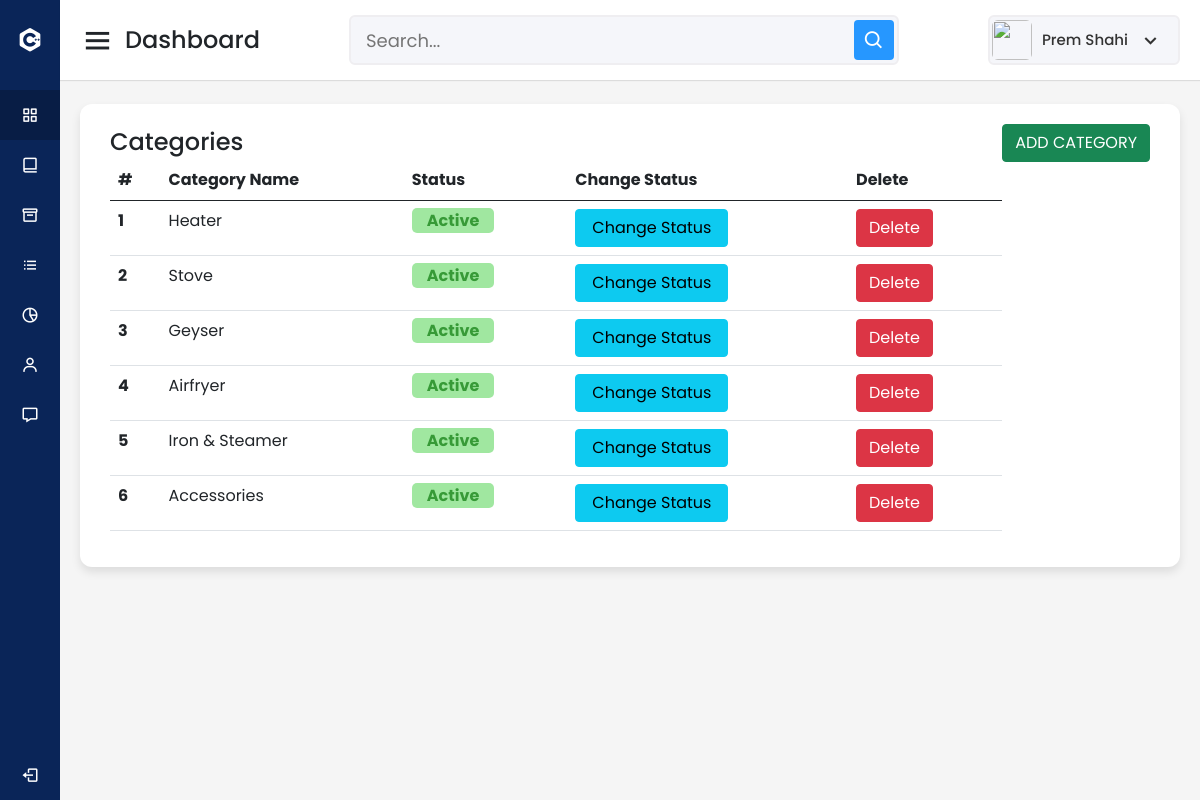
Screenshot of /admin/categories.php (signed in) with the database file from the repository.
### tables this page shows
CREATE TABLE `categories` (
  `id` int(11) NOT NULL,
  `categories` varchar(255) NOT NULL,
  `status` tinyint(4) NOT NULL DEFAULT 1
);

### admin/categories.php (the view, shortened to what this page needs)
<?php
  require_once '../connection/connection.php';
  $result = mysqli_query($conn, "SELECT * FROM `categories`");
?>
<!DOCTYPE html>
<html lang="en" dir="ltr">
  <head>
    <link rel="stylesheet" href="style.css">
    <link href='https://unpkg.com/boxicons@2.0.7/css/boxicons.min.css' rel='stylesheet'>
      <link href="https://cdn.jsdelivr.net/npm/bootstrap@5.0.2/dist/css/bootstrap.min.css" rel="stylesheet"
>
   </head>
<body>
  <?php include 'common/sidebar.php' ?>
  <section class="home-section">
    <nav>
      <div class="sidebar-button">
        <i class='bx bx-menu sidebarBtn'></i>
        <span class="dashboard">Dashboard</span>
      </div>
      <div class="search-box">
        <input type="text" placeholder="Search...">
        <i class='bx bx-search' ></i>
      </div>
      <div class="profile-details">
        <img src="images/profile.jpg" alt="">
        <span class="admin_name">Prem Shahi</span>
        <i class='bx bx-chevron-down' ></i>
      </div>
    </nav>
    <div class="home-content width-100" style="width: 100% ;">
      <div class="sales-boxes width-100 " style="width: 100% ;">
        <div class="recent-sales box width-100" style="width: 100% ;">
          <div class="title">Categories <a href="add-category.php"><button class="btn btn-success float-end">ADD CATEGORY</button></a></div>
          <div class="sales-details">
            <div class="table-responsive" style="width: 100%;">
              <table class="table" style="width: 100%;">
                <thead>
                  <tr>
                    <th scope="col">#</th>
                    <th scope="col">Category Name</th>
                    <th scope="col">Status</th>
                    <th scope="col">Change Status</th>
                    <th scope="col">Delete</th>
                  </tr>
                </thead>
                <tbody>
                  <?php
                    if($result){
                      if(mysqli_num_rows($result) > 0){
                        $count = 1;
                        while ($row = mysqli_fetch_assoc($result)) {
                          ?>
                          <tr>
                            <th scope="row"><?php echo $count ?></th>
                            <td><?php echo $row['categories'] ?></td>
                            <td><?php if($row['status'] == 1){echo "<b style='color: #379a37; background: #a0e7a0; padding: 1px 15px; border-radius: 5px;'>Active</b>";} else { echo "<b style='color: #f52a2a; background: #ec8465aa; padding: 1px 5px; border-radius: 5px;'>Unactive</b>";} ?></td>
                            <td><a href="categories.php?status=<?php echo $row['status'] ?>&id=<?php echo $row['id'] ?>"><button class="btn btn-info px-3">Change Status</button></a></td>
                            <td><a href="categories.php?del=true&id=<?php echo $row['id'] ?>"><button class="btn btn-danger">Delete</button></a></td>
                          </tr>
                          <?php
                          $count++;
                        }
                      }
                    }
                  ?>
                </tbody>
              </table>
            </div>
          </div>
        </div>
      </div>
    </div>
  </section>
</body>
</html>

### admin/style.css (style rules this page uses)
* { margin: 0; padding: 0; box-sizing: border-box; font-family: 'Poppins', sans-serif; }
.home-section { position: relative; background: #f5f5f5; min-height: 100vh; width: calc(100% - 240px); left: 240px; transition: all 0.5s ease; }
.home-section nav { display: flex; justify-content: space-between; height: 80px; background: #fff; display: flex; align-items: center; position: fixed; width: calc(100% - 240px); left: 240px; z-index: 100; padding: 0 20px; box-shadow: 0 1px 1px rgba(0, 0, 0, 0.1); transition: all 0.5s ease; }
.home-section nav .sidebar-button { display: flex; align-items: center; font-size: 24px; font-weight: 500; }
nav .sidebar-button i { font-size: 35px; margin-right: 10px; }
.home-section nav .search-box { position: relative; height: 50px; max-width: 550px; width: 100%; margin: 0 20px; }
nav .search-box input { height: 100%; width: 100%; outline: none; background: #F5F6FA; border: 2px solid #EFEEF1; border-radius: 6px; font-size: 18px; padding: 0 15px; }
nav .search-box .bx-search { position: absolute; height: 40px; width: 40px; background: #2697FF; right: 5px; top: 50%; transform: translateY(-50%); border-radius: 4px; line-height: 40px; text-align: center; color: #fff; font-size: 22px; transition: all 0.4 ease; }
.home-section nav .profile-details { display: flex; align-items: center; background: #F5F6FA; border: 2px solid #EFEEF1; border-radius: 6px; height: 50px; min-width: 190px; padding: 0 15px 0 2px; }
nav .profile-details img { height: 40px; width: 40px; border-radius: 6px; object-fit: cover; }
nav .profile-details .admin_name { font-size: 15px; font-weight: 500; color: #333; margin: 0 10px; white-space: nowrap; }
nav .profile-details i { font-size: 25px; color: #333; }
.home-section .home-content { position: relative; padding-top: 104px; }
.home-content .sales-boxes { display: flex; justify-content: space-between; }
.home-content .sales-boxes .recent-sales { background: #fff; padding: 20px 30px; margin: 0 20px; border-radius: 12px; box-shadow: 0 5px 10px rgba(0, 0, 0, 0.1); }
.home-content .sales-boxes .sales-details { display: flex; align-items: center; justify-content: space-between; }
.sales-boxes .box .title { font-size: 24px; font-weight: 500; }
@media (max-width: 1240px) { .home-section { width: calc(100% - 60px); left: 60px; } }
@media (max-width: 1240px) { .home-section nav { width: calc(100% - 60px); left: 60px; } }
.width-100 { width: 100% !important; }

### rows the page displays
categories: categories "Heater", status "Active"
categories: categories "Stove", status "Active"
categories: categories "Geyser", status "Active"
categories: categories "Airfryer", status "Active"
categories: categories "Iron & Steamer", status "Active"
categories: categories "Accessories", status "Active"
